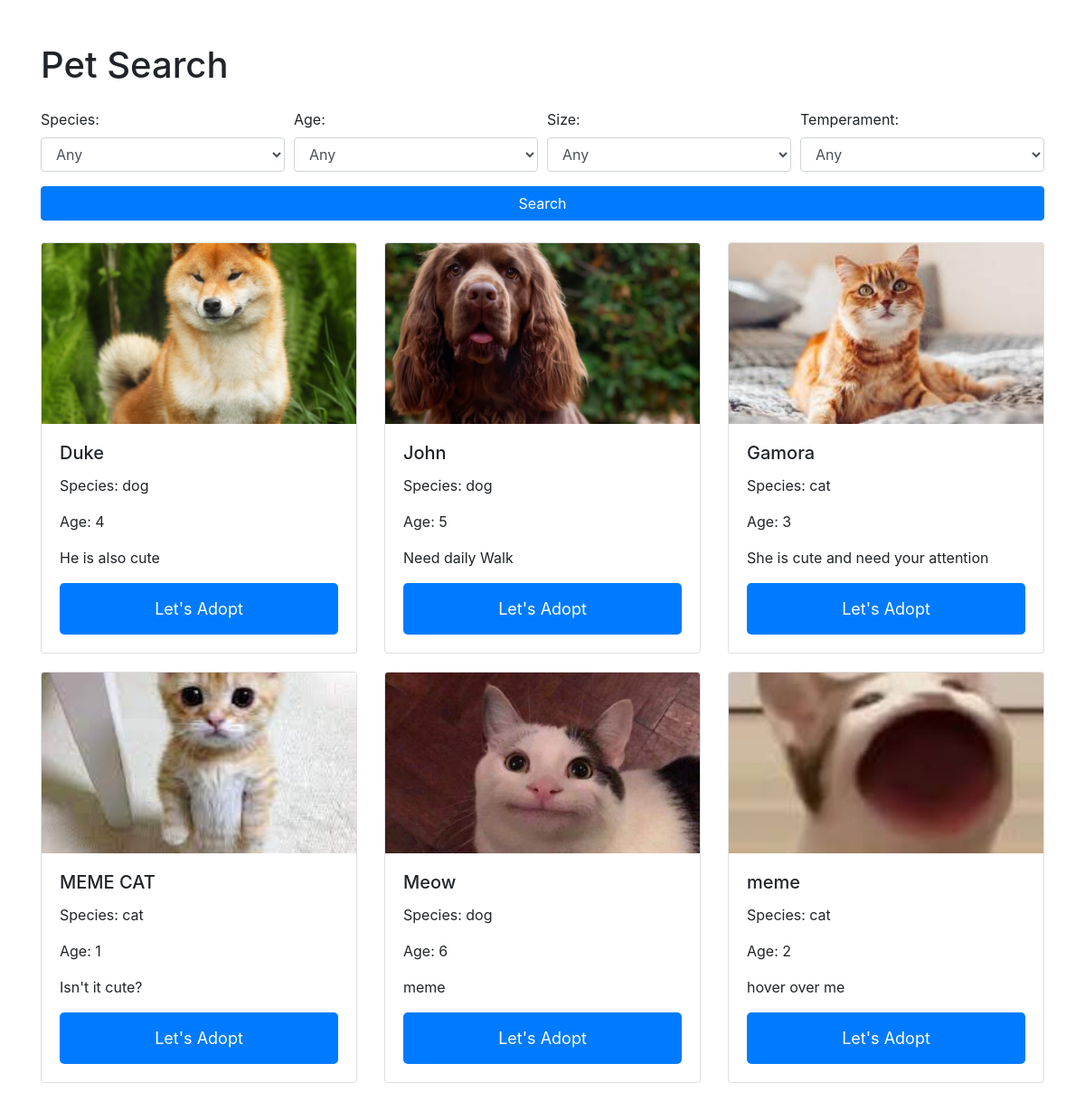
/search/, run on an earlier commit of the app's database.
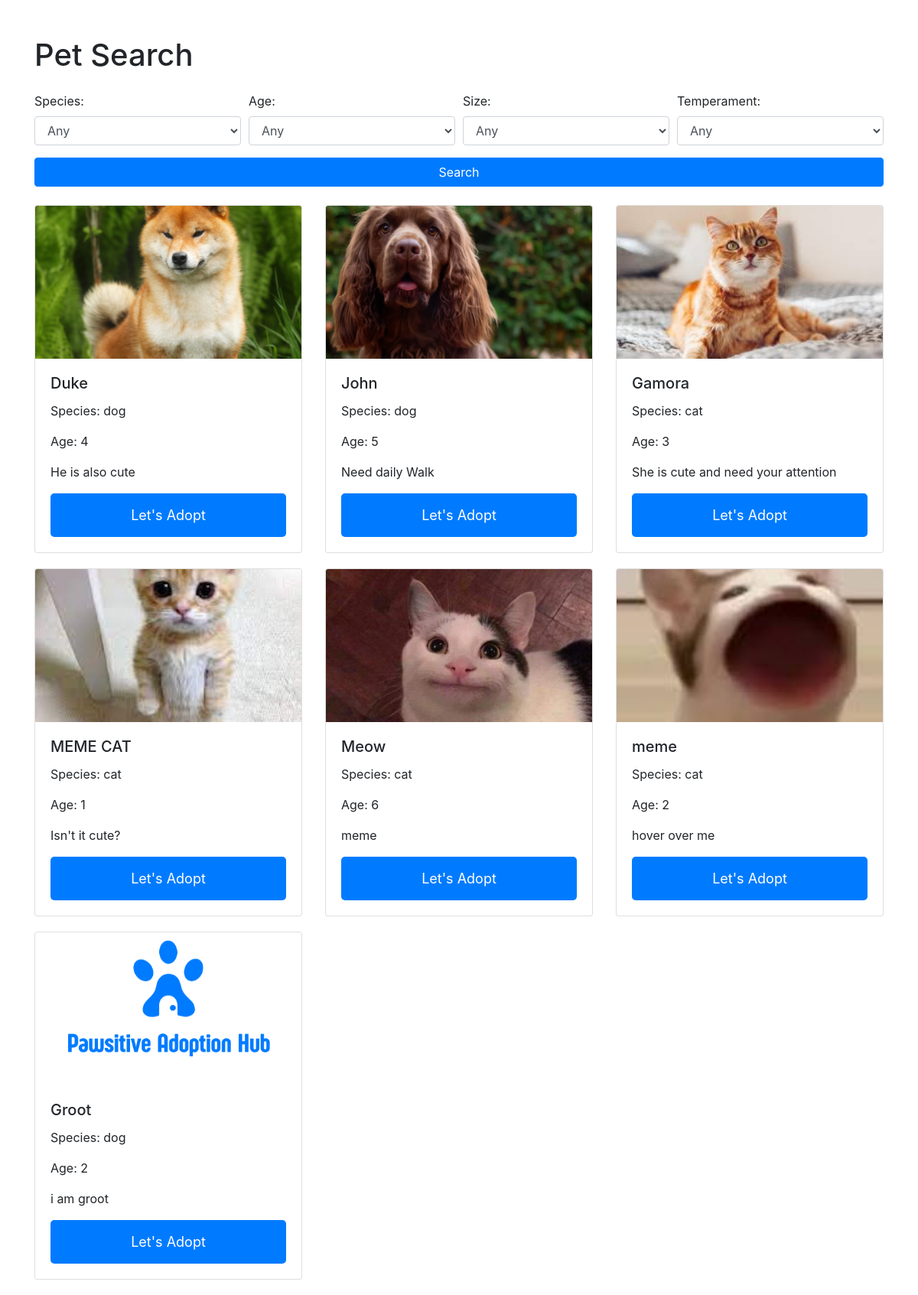
And on a later commit of the database.
### pets/models.py (models this page shows, shortened)
class Pet(models.Model):
    name = models.CharField(max_length=100)
    age = models.IntegerField()
    breed = models.CharField(max_length=100)
    description = models.TextField()
    photo = models.ImageField(upload_to='static/pet_photos/')
    medical_history = models.TextField()
    adoption_status = models.BooleanField(default=False)
    TEMPERAMENT_CHOICES = (
        ('friendly', 'Friendly'),
        ('calm', 'Calm'),
        ('playful', 'Playful'),
    )
    SIZE_CHOICES = (
        ('small', 'Small'),
        ('medium', 'Medium'),
        ('large', 'Large'),
    )
    SPECIES_CHOICES = (
        ('dog', 'Dog'),
        ('cat', 'Cat'),
    )
    species = models.CharField(max_length=50, choices=SPECIES_CHOICES,null=True)
    size = models.CharField(max_length=10, choices=SIZE_CHOICES, null=True, blank=True)
    temperament = models.CharField(max_length=50, choices=TEMPERAMENT_CHOICES,null=True)

### pets/views.py (the view)
# urls.py: path('search/', search_pets,),
def search_pets(request):
    form = PetSearchForm(request.GET)
    pets = Pet.objects.all()  # Get all pets initially
    if form.is_valid():
        species = form.cleaned_data.get('species')
        age = form.cleaned_data.get('age')
        filters = {}
        if species:
            filters['species'] = species
        if age:
            filters['age'] = age
        pets = Pet.objects.filter(**filters)
    context = {
        'form': form,
        'pets': pets
    }
    return render(request, 'pets/search_pet.html', context)

### pets/forms.py
class PetSearchForm(forms.Form):
    SPECIES_CHOICES = (
        ('dog', 'Dog'),
        ('cat', 'Cat'),
    )
    species = forms.ChoiceField(choices=SPECIES_CHOICES, required=False)
    age = forms.IntegerField(min_value=0, required=False)
    size = forms.CharField(max_length=20, required=False)
    temperament = forms.CharField(max_length=50, required=False)

### PawsitiveAdoptionHub/templates/pets/search_pet.html (shortened to what this page needs)
<!DOCTYPE html>
<html lang="en">
<head>
    <link href="https://stackpath.bootstrapcdn.com/bootstrap/4.5.2/css/bootstrap.min.css" rel="stylesheet">
</head>
<body>
<div class="container mt-5">
    <h1>Pet Search</h1>
    <form method="GET" class="mt-4">
        <div class="form-row">
            <div class="col-md-3 mb-3">
                <label for="id_species">Species:</label>
                <select name="species" id="id_species" class="form-control">
                    <option value="">Any</option>
                </select>
            </div>
            <div class="col-md-3 mb-3">
                <label for="id_age">Age:</label>
                <select name="age" id="id_age" class="form-control">
                    <option value="">Any</option>
                </select>
            </div>
            <div class="col-md-3 mb-3">
                <label for="id_size">Size:</label>
                <select name="size" id="id_size" class="form-control">
                    <option value="">Any</option>
                </select>
            </div>
            <div class="col-md-3 mb-3">
                <label for="id_temperament">Temperament:</label>
                <select name="temperament" id="id_temperament" class="form-control">
                    <option value="">Any</option>
                </select>
            </div>
        </div>
        <button type="submit" class="btn btn-primary btn-block">Search</button>
    </form>
    <div class="row mt-4">
        {% for pet in pets %}
            <div class="col-md-4">
                <div class="card pet-card">
                    <img src="{{ pet.photo.url }}" class="card-img-top" alt="{{ pet.name }}">
                    <div class="card-body">
                        <h5 class="card-title">{{ pet.name }}</h5>
                        <p class="card-text">Species: {{ pet.species }}</p>
                        <p class="card-text">Age: {{ pet.age }}</p>
                        <p class="card-text"> {{ pet.description}}</p>
                         <a href="/pet-profile/{{pet.id}}" class="adopt-button">Let's Adopt</a>
                    </div>
                </div>
            </div>
        {% endfor %}
    </div>
</body>
</html>

What changed in the data, as far as the page shows it:
changed Pet "Meow": species "dog" → "cat"
added Pet: photo (picture), name "Groot", species "dog", age "2", description "i am groot"
